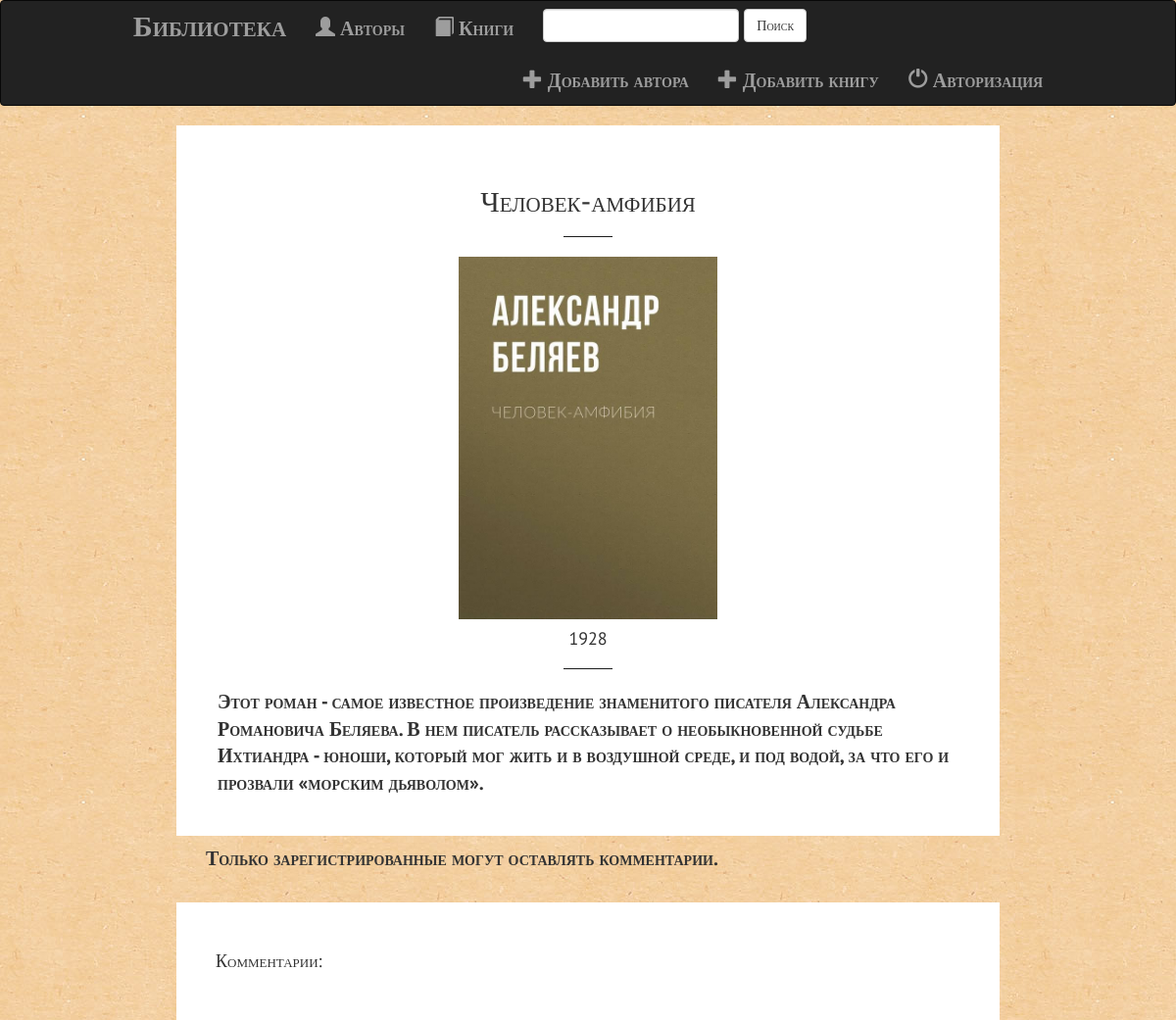
/1/2/, run on the app's committed database.
### books/models.py (models this page shows, shortened)
class Book(models.Model):
	author = models.ForeignKey(Author, on_delete=models.CASCADE, verbose_name=u'Автор')
	title = models.CharField('Наименование', max_length=250)
	genre = models.CharField('Жанр', max_length=50)
	description = models.TextField('Описание')
	year = models.IntegerField('Год издания')
	cover = models.ImageField('Обложка', upload_to='static/static_dirs/images/', blank=True)

### books/views.py (the view)
# urls.py: path('<int:author_id>/<int:book_id>/', views.description, name='description'),
def description(request, author_id, book_id):
	form = CommentForm
	book = get_object_or_404(Book, author_id=author_id, id=book_id)
	comments = Comment.objects.filter(book_id=book_id)
	if request.user.is_authenticated:
		return render(request, 'books/description.html',
			{'book': book, 'form': form, 'comments': comments})
	else:
		error_message = 'Только зарегистрированные могут оставлять комментарии.'
		return render(request, 'books/description.html',
			{'book': book, 'form': form, 'comments': comments, 'error_message': error_message})

### books/templates/books/description.html (shortened to what this page needs)
{% extends 'books/base.html' %}
{% block body %}
<form action="{% url 'books:add_comment' book.author.id book.id%}" method="post">
	<article class="description">
		<div class="positioner">
			<div class="book-title">
				<h2>{{ book.title }}</h2>
				<hr class="hr--small">
			</div>
			<div class="book-cover">
				<img src="{{ book.cover.url }}" class="book-image" class="cover">
			</div>
			<div class="description-text">
				<h4 class="book-year">{{ book.year }}</h4>
				<hr class="hr--small">
				<p>{{ book.description }}</p>
			</div>
		</div>
	</article>
	<div class="form">
	{% if error_message %}
		<p>{{ error_message }}</p>
	{% else %}
		{% include 'books/form_template.html' %}
		<input type="submit" name="field" value="Отправить">
	{% endif %}
	</div>
	<section>
		<div class="comments">
			<h4>Комментарии:</h4>
		</div>
	</section>
</form>
{% endblock %}

### books/static/books/css/style.css (style rules this page uses)
body { background: white url('../images/background.jpg'); }
article, section { width: 70%; margin: auto; background-color: #fff; }
.positioner { width: 80%; margin: auto; }
.description { margin: auto; padding-top: 40px; padding-bottom: 20px; }
.description .positioner { width: 90%; margin: 0 auto; }
.description .book-cover { overflow: hidden; margin: 0 auto; width: 35%; }
.book-year { text-align: center; }
.description .book-cover .book-image { display: inline-block; margin: 0 auto; text-align: center; width: 100%; }
.description .description-text { width: 100%; margin: 10px 0 20px 0; }
.book-title { text-align: center; }
.comments { padding: 40px; }
.hr--small { margin: 20px auto; }
hr, .hr--small, .hr--medium, .hr--large { border-width: 1px 0 0 0; width: 50px; }
hr { clear: both; border-top: solid #1c1d1d; border-width: 1px 0 0; margin: 50px 0; height: 0; }
.form { width: 65%; margin: auto; padding-top: 10px; padding-bottom: 20px; }

### books/templates/books/base.html (style rules this page uses)
body { font-family: "PT Sans"; font-size: 20px; font-style: normal; font-variant: small-caps; font-weight: 700; line-height: 27.5px; }

### data on the page
Book: title "Человек-амфибия", cover (picture), year "1928", description "Этот роман - самое известное произведение знаменитого писателя Александра Романовича Беляева. В нем писатель рассказывает о необыкновенной судьбе Ихтиандра - юноши, который мог жить и в воздушной среде, и под водой, за что его и прозвали «морским дьяволом»."

### other printed values
{{ error_message }} "Только зарегистрированные могут оставлять комментарии."
